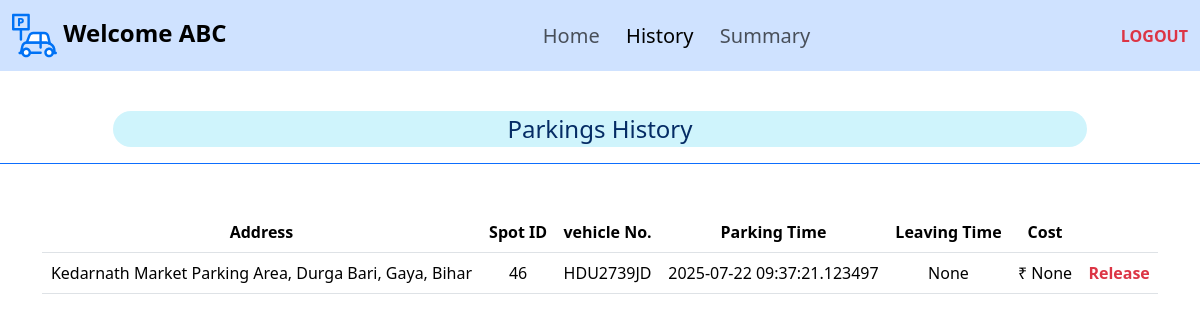
The page /user_history (signed in) on the database its author committed.
### application/models.py (models this page shows)
class User(db.Model):
    id = db.Column(db.Integer, primary_key=True, autoincrement=True)
    email = db.Column(db.String(), unique=True, nullable=False)
    username = db.Column(db.String(), nullable=False)
    password = db.Column(db.String(), nullable=False)
    is_admin = db.Column(db.Boolean, default=False)
    bookings = db.relationship('Booking', backref='user', lazy=True, order_by='Booking.parking')

class Parking_lot(db.Model):
    id = db.Column(db.Integer, primary_key=True ,autoincrement=True)
    max_spots = db.Column(db.Integer(), nullable=False)
    price = db.Column(db.Integer(), nullable=False)
    prime_location = db.Column(db.String(), nullable=False)
    pincode = db.Column(db.Integer(), nullable=False)
    address = db.Column(db.String(), nullable=False)
    spots = db.relationship('Parking_spot', backref='parking_lot', lazy=True)
    bookings = db.relationship('Booking', backref='parking_lot', lazy=True, order_by='Booking.parking')

class Booking(db.Model):
    id = db.Column(db.Integer(), primary_key=True, autoincrement=True)
    user_id = db.Column(db.Integer(), db.ForeignKey('user.id'), nullable=False)
    lot_id = db.Column(db.Integer(), db.ForeignKey('parking_lot.id'), nullable=True)
    spot_id = db.Column(db.Integer(), db.ForeignKey('parking_spot.id'), nullable=True)
    parking = db.Column(db.DateTime(), nullable=False)
    leaving = db.Column(db.DateTime(), nullable=True)
    vehicle_no = db.Column(db.String(), nullable=False)
    cost = db.Column(db.Integer(), nullable= True)
    price = db.Column(db.Integer(),nullable=False)

### application/controllers.py (the view)
@app.route("/user_history", methods=["GET","POST"])
def user_history():
    if 'user' not in session:
        return redirect(url_for('login'))
    u=User.query.get(session['user'])
    if u.is_admin:
        return redirect(url_for('admin'))
    bookings=list(reversed(u.bookings))
    lt={l.id:l for l in Parking_lot.query.all()}
    return render_template("user_history.html", bookings=bookings, lt=lt, user=u)

### templates/user_history.html (shortened to what this page needs)
{% extends 'template.jinja' %}
{% block body %}
<nav class="navbar navbar-expand-lg bg-primary-subtle">
    <div class="container-fluid">
        <a class="navbar-brand fs-4" href="/"><img src="/static/parking.svg" width="45" height="45"
                alt="ParkHere"><strong>&nbsp;Welcome {{user.username}}</strong></a>
        <div class="collapse navbar-collapse " id="navbarText">
            <ul class="navbar-nav m-auto mb-2 mb-lg-0">
                <li class="nav-item">
                    <a class="nav-link fs-5 " aria-current="page" href="/user">Home&nbsp;&nbsp;</a>
                </li>
                <li class="nav-item">
                    <a class="nav-link fs-5 active" aria-current="page" href="/user_history">History&nbsp;&nbsp;</a>
                </li>
                <li class="nav-item">
                    <a class="nav-link fs-5" aria-current="page" href="/summary">Summary&nbsp;&nbsp;</a>
                </li>
            </ul>
            <span class="navbar-text">
                <a class="link-danger link-underline-opacity-0" href="/logout"><b>LOGOUT</b></a>
            </span>
        </div>
    </div>
</nav>
<br>
<div class="container-fluid mb-5">
    <div class="row border-bottom border-primary justify-content-center p-3 mb-5">
        <div class="col-10 bg-info-subtle rounded-pill text-primary-emphasis text-center fs-4">
            Parkings&nbsp;History
        </div>
    </div>
</div>
<div class="container mb-5">
    <table class="table text-center">
        <thead>
            <th>Address</th>
            <th>Spot ID</th>
            <th>vehicle No.</th>
            <th>Parking Time</th>
            <th>Leaving Time</th>
            <th>Cost</th>
            <th></th>
        </thead>
        <tbody>
            {% for b in bookings%}
            <tr>
                {% if b.lot_id%}
                <td>{{lt[b.lot_id].address}}</td>
                <td>{{b.spot_id}}</td>
                {%else%}
                <td>Deleted</td>
                <td>Deleted</td>
                {%endif%}
                <td>{{b.vehicle_no}}</td>
                <td>{{b.parking}}</td>
                <td>{{b.leaving}}</td>
                <td>₹ {{b.cost}}</td>
                {% if b.leaving %}
                <td>
                    {%if b.lot_id%}
                    <a class="text-success" href="/book/{{b.lot_id}}">Park Again</a>
                    {%else%}
                    <a class="text-success" href="/">Parked Out</a>
                    {%endif%}
                </td>
                {%else%}
                <td><b><a class="link-danger link-underline-opacity-0" href="/release/{{b.id}}">Release</a></b></td>
                {% endif %}
            </tr>
            {% endfor %}
        </tbody>
    </table>
</div>
<br><br>
{% endblock %}

### rows shown on the page
User: username "ABC"
Booking: spot_id "46", vehicle_no "HDU2739JD", parking "2025-07-22 09:37:21.123497", leaving "None", cost "None"
Parking_lot: address "Kedarnath Market Parking Area, Durga Bari, Gaya, Bihar"
